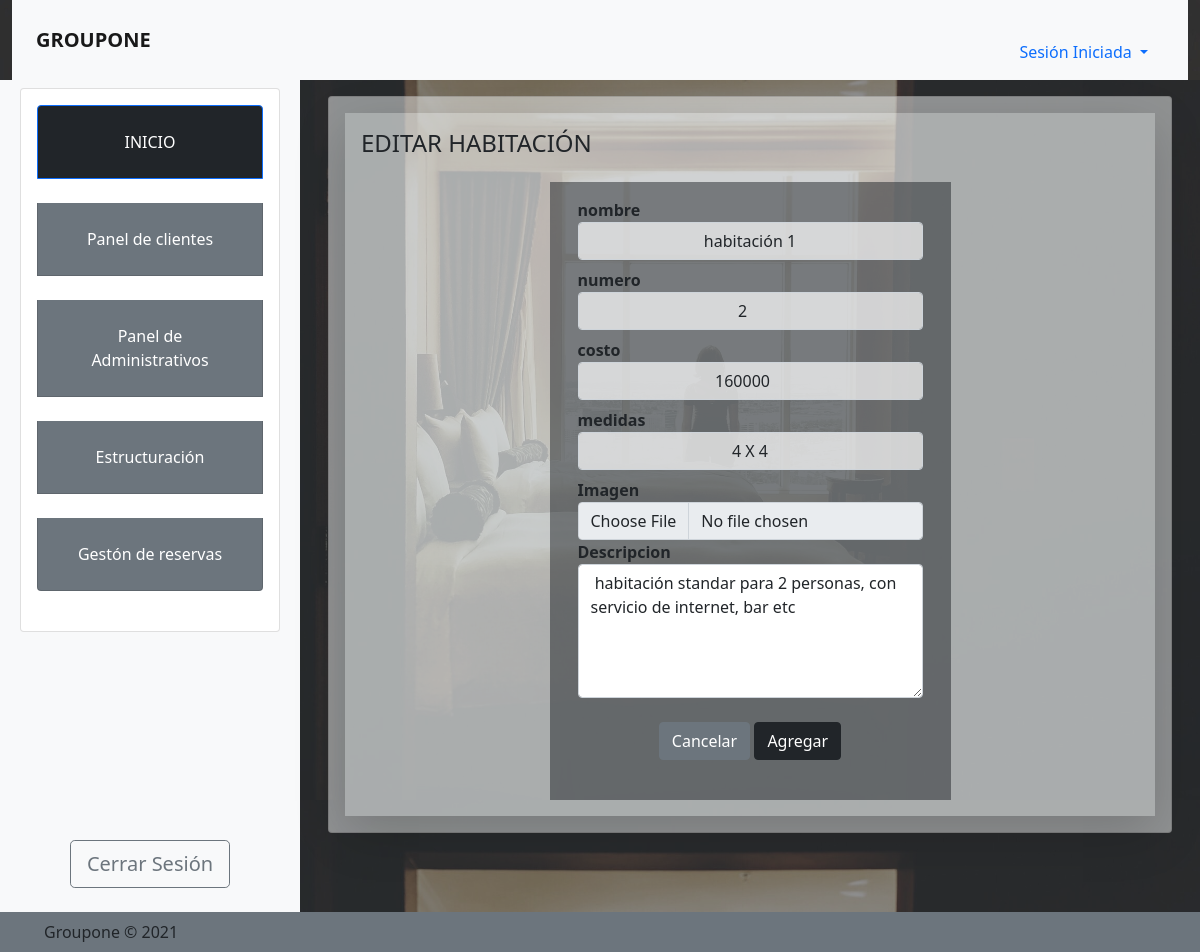
The page /admin/estructuracion/edit_habitaciones?id=1 on the database its author committed.
### tables this page shows
CREATE TABLE habitaciones (id_habitaciones INTEGER NOT NULL PRIMARY KEY AUTOINCREMENT, nombre VARCHAR (45), medidas VARCHAR (245), numero INTEGER, costo INTEGER, foto VARCHAR (245), id_recursos INTEGER, descripcion VARCHAR (45), id_hotel INTEGER REFERENCES hotel (id_hotel));

### auth.py (the view)
@app.route('/admin/estructuracion/edit_habitaciones', methods= ['GET',] )
def editar_habitacion():
        if 'id' in request.args:
              id = int(request.args['id'])
              comment_form = RoomForm(request.form)
              rows = RoomController.loadRoom(id)
              return render_template('private/admin/edit_habitacion.html',form = comment_form, rows = rows)
        else:
              return redirect(url_for('habitaciones'))

### entorno/auth/model/users.py
class RoomForm(Form):
    nombre       = StringField('nombre',validators = [
                             InputRequired(message=('Por favor ingrese un nombre nombre!')),
                             Length(min=5, max=20, message='El nombre debe contener minimo 3 caracteres')])
    medidas      = StringField('medidas',validators = [
                             InputRequired(message=('El estado de la habitación es requerido!'))])
    numero       = IntegerField('numero',validators = [
                             InputRequired(message=('Por favor ingrese un numero de personas!'))])
    costo        = IntegerField('costo',validators = [
                             InputRequired(message=('Por favor ingrese el costo de la habitación!'))])
    descripcion  = TextAreaField('descripcion')

### auth.py (called while the page is built)
@app.before_request
def before_request():
    if 'username' not in session and request.endpoint in ['dash_cliente','dashboard','mi_perfil']:
        return redirect(url_for('login'))
    elif 'username' in session and request.endpoint in ['register','home']:
        return redirect(url_for('dashboard'))

### entorno/admin/roomController.py (called while the page is built)
    def loadRoom(id):
        try:
            con = Db()
            cursor = con.cursor()
            query = "SELECT * FROM habitaciones WHERE id_habitaciones=?"
            rows = cursor.execute(query,(id,))
            con.commit()
            return rows
        except Error as e:
            return e

### entorno/auth/model/users.py (called while the page is built)
def Db():
    con = None
    try:
        con = sqlite3.connect("database.db")
    except sqlite3.error as e: print(e)
    return con

### Templates/private/admin/edit_habitacion.html (shortened to what this page needs)
{% extends 'private/admin/baseprivate.html' %}
    {% block content %}
      {% from "_macro.html" import render_field %}
                    <h4>EDITAR HABITACIÓN</h4>
                    <div class="row d-flex justify-content-center mt-4">
                        <div class="col-lg-6">
                          {% from "_macro.html" import render_field %}
                          <div class="row bg-dark bg-opacity-50 p-3 fw-bold">
                           <form method="POST" action="{{ url_for('add_habitacion')}}">
                             {% for row in rows %}
                                <div class="col-lg-12">
                                    <div class="form-group">
                                       {{ render_field(form.nombre, value=row[1] ,class='form-control text-center', placeholder='Ingrese su nombre', style='background-color: rgba(255, 255, 255, 0.7)')}}
                                    </div>
                                </div>
                                <div class="col-lg-12">
                                    <div class="form-group">
                                        {{ render_field(form.numero, value=row[3], class='form-control text-center', placeholder='Ingrese el numero maximo de personas que posee la habitación', style='background-color: rgba(255, 255, 255, 0.7)')}}
                                    </div>
                                <div class="col-lg-12">
                                    <div class="form-group">
                                      {{ render_field(form.costo, value=row[4], class='form-control text-center', placeholder='Ingrese el valor de la habitación', style='background-color: rgba(255, 255, 255, 0.7)')}}
                                    </div>
                                </div>
                                <div class="col-lg-12">
                                    <div class="form-group">
                                        {{ render_field(form.medidas, value=row[2], class='form-control text-center', placeholder='Ingrese la medida de la habitación', style='background-color: rgba(255, 255, 255, 0.7)')}}
                                    </div>
                              </div>
                              </div>
                                <div class="col-lg-12">
                                    <div class="form-group">
                                        <label for="imagenhabitacion">Imagen</label><br>
                                        <input disabled="disabled" class="form-control" type="file" name="imagenhabitacion" id="imagenhabitacion">
                                  </div>
                                </div>
                                <div class="col-lg-12">
                                    <div class="form-group">
                                        <div class="form-group">
                                            <label for="descripcionhabitacion">Descripcion</label><br>
                                            <textarea name="descripcion"  class="form-control" rows="5"> {{ row[7] }} </textarea>
                                        </div>
                                  </div>
                                </div>
                                <div class="col-lg-12  text-center p-4">
                                      <a href="{{ url_for('habitaciones')}}" class="btn btn-secondary">Cancelar</a>
                                      <button type="submit" class="btn btn-dark">Agregar</button>
                                </div>
                              {% endfor %}
                          </form>
                        </div>
                    </div>
                </div>
    {% endblock %}

### Templates/_macro.html (shortened to what this page needs)
{% macro render_field(field) %}
    <td>{{field.label}}
    <dd>{{field(**kwargs)|safe}}
{% endmacro %}

### rows shown on the page
habitaciones: label "nombre numero costo medidas", nombre "habitación 1", numero "2", costo "160000", medidas "4 X 4", descripcion "habitación standar para 2 personas, con servicio de internet, bar etc"
